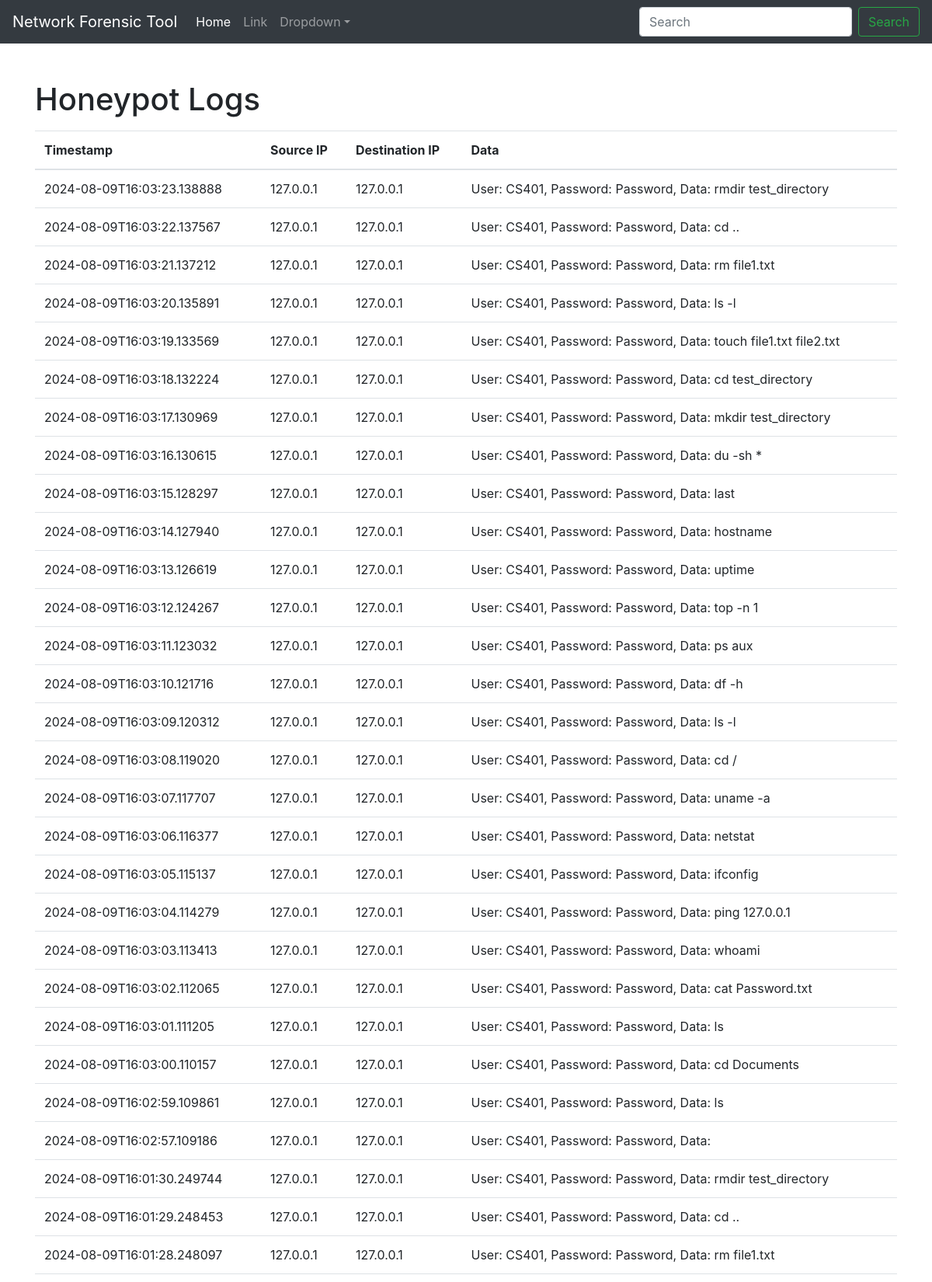
/logs/ (upper part), run on the app's committed database.
### tables this page shows
CREATE TABLE logs (
            id INTEGER PRIMARY KEY AUTOINCREMENT,
            timestamp TEXT NOT NULL,
            source_ip TEXT NOT NULL,
            destination_ip TEXT NOT NULL,
            data TEXT NOT NULL
        );

### app.py (the view)
@app.route('/logs/')
def logs():
    conn = get_db_connection()
    logs = conn.execute('SELECT * FROM logs ORDER BY timestamp DESC').fetchall()
    conn.close()
    print([dict(log) for log in logs])  # Debug print statement
    return render_template('logs.html', logs=logs)

### app.py (called while the page is built)
def get_db_connection():
    conn = sqlite3.connect(DATABASE)
    conn.row_factory = sqlite3.Row
    return conn

### templates/logs.html (shortened to what this page needs)
<!DOCTYPE html>
<html lang="en">
<head>
    <link rel="stylesheet" href="https://stackpath.bootstrapcdn.com/bootstrap/4.5.2/css/bootstrap.min.css">
</head>
<body>
    <nav class="navbar navbar-expand-sm navbar-dark bg-dark">
        <a class="navbar-brand" href="#">Network Forensic Tool</a>
        <div class="collapse navbar-collapse" id="collapsibleNavId">
            <ul class="navbar-nav mr-auto mt-2 mt-lg-0">
                <li class="nav-item active">
                    <a class="nav-link" href="#">Home <span class="sr-only">(current)</span></a>
                </li>
                <li class="nav-item">
                    <a class="nav-link" href="#">Link</a>
                </li>
                <li class="nav-item dropdown">
                    <a class="nav-link dropdown-toggle" href="#" id="dropdownId" data-toggle="dropdown" aria-haspopup="true" aria-expanded="false">Dropdown</a>
                </li>
            </ul>
            <form class="form-inline my-2 my-lg-0">
                <input class="form-control mr-sm-2" type="text" placeholder="Search">
                <button class="btn btn-outline-success my-2 my-sm-0" type="submit">Search</button>
            </form>
        </div>
    </nav>
    <div class="container">
        <h1 class="mt-5">Honeypot Logs</h1>
        <table class="table mt-3">
            <thead>
                <tr>
                    <th>Timestamp</th>
                    <th>Source IP</th>
                    <th>Destination IP</th>
                    <th>Data</th>
                </tr>
            </thead>
            <tbody>
                {% for log in logs %}
                <tr>
                    <td>{{ log['timestamp'] }}</td>
                    <td>{{ log['source_ip'] }}</td>
                    <td>{{ log['destination_ip'] }}</td>
                    <td>{{ log['data'] }}</td>
                </tr>
                {% endfor %}
            </tbody>
        </table>
    </div>
</body>
</html>

### data on the page
logs: timestamp "2024-08-09T16:03:23.138888", source_ip "127.0.0.1", destination_ip "127.0.0.1", data "User: CS401, Password: Password, Data: rmdir test_directory"
logs: timestamp "2024-08-09T16:03:22.137567", source_ip "127.0.0.1", destination_ip "127.0.0.1", data "User: CS401, Password: Password, Data: cd .."
logs: timestamp "2024-08-09T16:03:21.137212", source_ip "127.0.0.1", destination_ip "127.0.0.1", data "User: CS401, Password: Password, Data: rm file1.txt"
logs: timestamp "2024-08-09T16:03:20.135891", source_ip "127.0.0.1", destination_ip "127.0.0.1", data "User: CS401, Password: Password, Data: ls -l"
logs: timestamp "2024-08-09T16:03:19.133569", source_ip "127.0.0.1", destination_ip "127.0.0.1", data "User: CS401, Password: Password, Data: touch file1.txt file2.txt"
logs: timestamp "2024-08-09T16:03:18.132224", source_ip "127.0.0.1", destination_ip "127.0.0.1", data "User: CS401, Password: Password, Data: cd test_directory"
logs: timestamp "2024-08-09T16:03:17.130969", source_ip "127.0.0.1", destination_ip "127.0.0.1", data "User: CS401, Password: Password, Data: mkdir test_directory"
logs: timestamp "2024-08-09T16:03:16.130615", source_ip "127.0.0.1", destination_ip "127.0.0.1", data "User: CS401, Password: Password, Data: du -sh *"
logs: timestamp "2024-08-09T16:03:15.128297", source_ip "127.0.0.1", destination_ip "127.0.0.1", data "User: CS401, Password: Password, Data: last"
logs: timestamp "2024-08-09T16:03:14.127940", source_ip "127.0.0.1", destination_ip "127.0.0.1", data "User: CS401, Password: Password, Data: hostname"
logs: timestamp "2024-08-09T16:03:13.126619", source_ip "127.0.0.1", destination_ip "127.0.0.1", data "User: CS401, Password: Password, Data: uptime"
logs: timestamp "2024-08-09T16:03:12.124267", source_ip "127.0.0.1", destination_ip "127.0.0.1", data "User: CS401, Password: Password, Data: top -n 1"
logs: timestamp "2024-08-09T16:03:11.123032", source_ip "127.0.0.1", destination_ip "127.0.0.1", data "User: CS401, Password: Password, Data: ps aux"
logs: timestamp "2024-08-09T16:03:10.121716", source_ip "127.0.0.1", destination_ip "127.0.0.1", data "User: CS401, Password: Password, Data: df -h"
logs: timestamp "2024-08-09T16:03:09.120312", source_ip "127.0.0.1", destination_ip "127.0.0.1", data "User: CS401, Password: Password, Data: ls -l"
logs: timestamp "2024-08-09T16:03:08.119020", source_ip "127.0.0.1", destination_ip "127.0.0.1", data "User: CS401, Password: Password, Data: cd /"
logs: timestamp "2024-08-09T16:03:07.117707", source_ip "127.0.0.1", destination_ip "127.0.0.1", data "User: CS401, Password: Password, Data: uname -a"
logs: timestamp "2024-08-09T16:03:06.116377", source_ip "127.0.0.1", destination_ip "127.0.0.1", data "User: CS401, Password: Password, Data: netstat"
logs: timestamp "2024-08-09T16:03:05.115137", source_ip "127.0.0.1", destination_ip "127.0.0.1", data "User: CS401, Password: Password, Data: ifconfig"
logs: timestamp "2024-08-09T16:03:04.114279", source_ip "127.0.0.1", destination_ip "127.0.0.1", data "User: CS401, Password: Password, Data: ping 127.0.0.1"
logs: timestamp "2024-08-09T16:03:03.113413", source_ip "127.0.0.1", destination_ip "127.0.0.1", data "User: CS401, Password: Password, Data: whoami"
logs: timestamp "2024-08-09T16:03:02.112065", source_ip "127.0.0.1", destination_ip "127.0.0.1", data "User: CS401, Password: Password, Data: cat Password.txt"
logs: timestamp "2024-08-09T16:03:01.111205", source_ip "127.0.0.1", destination_ip "127.0.0.1", data "User: CS401, Password: Password, Data: ls"
logs: timestamp "2024-08-09T16:03:00.110157", source_ip "127.0.0.1", destination_ip "127.0.0.1", data "User: CS401, Password: Password, Data: cd Documents"
logs: timestamp "2024-08-09T16:02:59.109861", source_ip "127.0.0.1", destination_ip "127.0.0.1", data "User: CS401, Password: Password, Data: ls"
logs: timestamp "2024-08-09T16:02:57.109186", source_ip "127.0.0.1", destination_ip "127.0.0.1", data "User: CS401, Password: Password, Data:"
logs: timestamp "2024-08-09T16:01:30.249744", source_ip "127.0.0.1", destination_ip "127.0.0.1", data "User: CS401, Password: Password, Data: rmdir test_directory"
logs: timestamp "2024-08-09T16:01:29.248453", source_ip "127.0.0.1", destination_ip "127.0.0.1", data "User: CS401, Password: Password, Data: cd .."
logs: timestamp "2024-08-09T16:01:28.248097", source_ip "127.0.0.1", destination_ip "127.0.0.1", data "User: CS401, Password: Password, Data: rm file1.txt"
